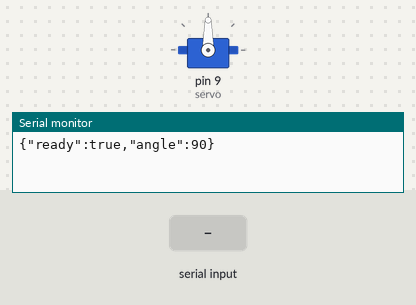
Bench run of a sketch on a simulated Arduino Uno, built with avr-gcc and run on an emulated ATmega328P. On the bench: servo, the last lines printed to the serial monitor. The inputs (shaded band) are chosen by the test bench.

Above: at 1.2 s.
1.3 s: "ANGLE:1\n" received over Serial
At 2.0 s:
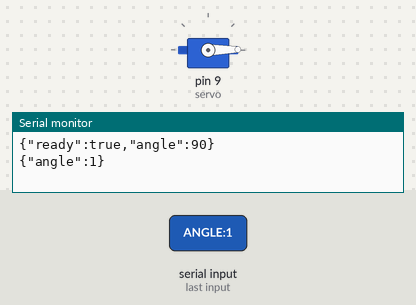
2.8 s: "ANGLE:150\n" received over Serial
At 3.2 s:
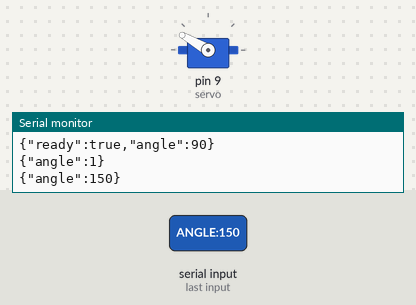
4.3 s: "{:45\n" received over Serial
At 5.4 s:
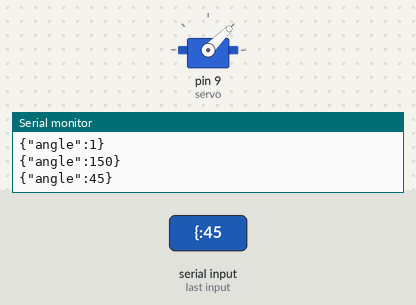
Timing chart, 0 to 7.3 s (numbered marks = the images above; inputs shaded):
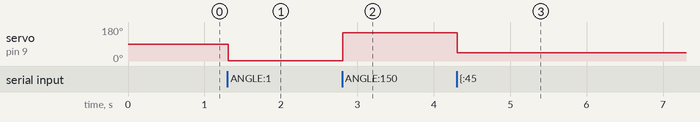

Measured:
- after the input at 1.3 s, servo on pin 9 (servo): 90° → 1° at once
- after the input at 2.8 s, servo on pin 9 (servo): 1° → 150° at once
- after the input at 4.3 s, servo on pin 9 (servo): 150° → 45° at once

The sketch:

main.ino
```cpp
/*
 * #06 Serial Servo Actuator
 * Serial JSON: {"angle":90} or plain command: ANGLE 90
 */
#include <Servo.h>
Servo servo;
int angle = 90;

void setup() {
  servo.attach(9);
  servo.write(angle);
  Serial.begin(9600);
  Serial.println(F("{\"ready\":true,\"angle\":90}"));
}

void loop() {
  if (!Serial.available()) return;
  String line = Serial.readStringUntil('\n'); line.trim();
  if (line.startsWith("{")) {
    int idx = line.indexOf(':');
    if (idx > 0) angle = line.substring(idx + 1).toInt();
  } else if (line.startsWith("ANGLE")) {
    angle = line.substring(6).toInt();
  }
  angle = constrain(angle, 0, 180);
  servo.write(angle);
  Serial.print(F("{\"angle\":")); Serial.print(angle); Serial.println(F("}"));
}
```
